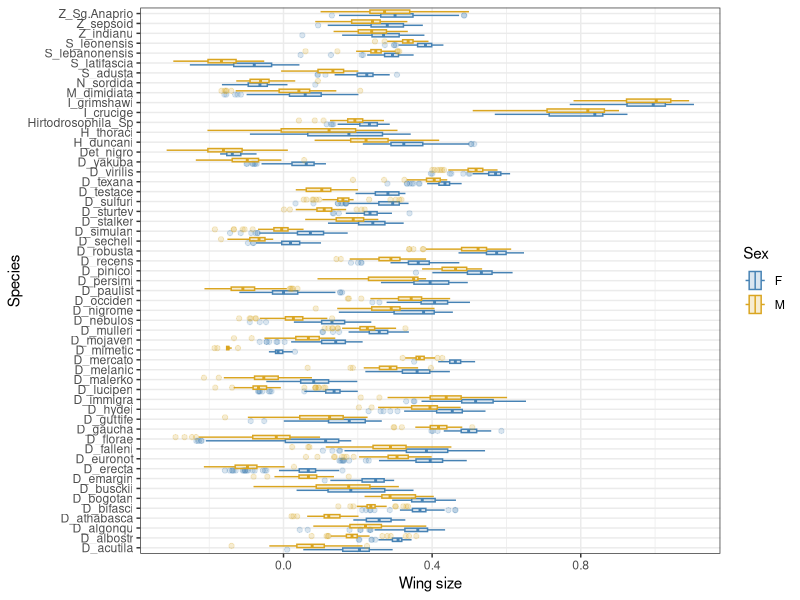

This figure's R source: (Note: this script raises an error after producing the figure.)
## ---- chunk 1
#| message: false
library(tidyverse)

fly <- read_csv("fruit_fly_wings.csv")
print(fly)
## ---- chunk 2
#| fig-height: 9
fly |>
  ggplot(aes(x = WingSize, y = Species, colour = Sex, fill = Sex)) +
  geom_boxplot(alpha = 0.2) +
  scale_colour_manual(values = c("steelblue", "goldenrod")) +
  scale_fill_manual(values = c("steelblue", "goldenrod")) +
  xlab("Wing size") +
  theme_bw()
## ---- chunk 3
fly |> nest(data = c(ID, Date, Sex, WingSize, L2Length))
## ---- chunk 4
fly |>
  nest(data = c(ID, Date, Sex, WingSize, L2Length)) |>
  pull(data) |> # Get contents of just the "data" column
  pluck(1) # Take the first of all those tibbles
## ---- chunk 5
fly |> nest(data = !Species)
## ---- chunk 6
fly |> nest(data = !Species & !Sex)
## ---- chunk 7
fly |> nest(data = !Species & !Sex) |> unnest(data)
## ---- chunk 8
fly |>
  nest(data = !Species) |>
  mutate(test = map(data, function(x) wilcox.test(L2Length ~ Sex, data = x)))
## ---- chunk 9
#| error: true
fly |>
  nest(data = !Species) |>
  mutate(test = map(data, function(x) wilcox.test(L2Length~Sex, data=x))) |>
  unnest(test)
## ---- chunk 10
library(broom)
## ---- chunk 11
wilcox.test(WingSize ~ Sex, data = fly, conf.int = TRUE)
## ---- chunk 12
wilcox.test(WingSize ~ Sex, data = fly, conf.int = TRUE) |> tidy()
## ---- chunk 13
fly |>
  nest(data = !Species) |>
  mutate(test = map(data, function(x) wilcox.test(L2Length~Sex, data=x))) |>
  mutate(test = map(test, tidy)) |>
  unnest(test)
## ---- chunk 14
#| fig-height: 9
fly |>
  nest(data = !Species) |>
  mutate(test = map(data, function(x) wilcox.test(L2Length~Sex, data=x))) |>
  mutate(test = map(test, tidy)) |>
  unnest(test) |>
  arrange(p.value) |>
  mutate(Species = as_factor(Species)) |>
  ggplot(aes(x = p.value, y = Species)) +
  geom_col(colour = "steelblue", fill = "steelblue", alpha = 0.3) +
  scale_x_continuous(name = "p-value", limits = c(0, 1)) +
  theme_bw()
## ---- chunk 15
outlierSpecies <- fly |>
  nest(data = !Species) |>
  mutate(test = map(data, function(x) wilcox.test(L2Length~Sex, data=x))) |>
  mutate(test = map(test, tidy)) |>
  unnest(test) |>
  arrange(desc(p.value)) |>
  slice(1:4) |> # Choose first 4 rows from the sorted table
  pull(Species) # Get the 4 species names

print(outlierSpecies)
## ---- chunk 16
fly |>
  filter(Species %in% outlierSpecies) |>
  ggplot(aes(x = Sex, y = WingSize)) +
  geom_boxplot(colour = "steelblue", fill = "steelblue",
               alpha = 0.2, outlier.shape = NA) +
  geom_jitter(colour = "steelblue", alpha = 0.4) +
  facet_grid(. ~ Species) +
  theme_bw()
